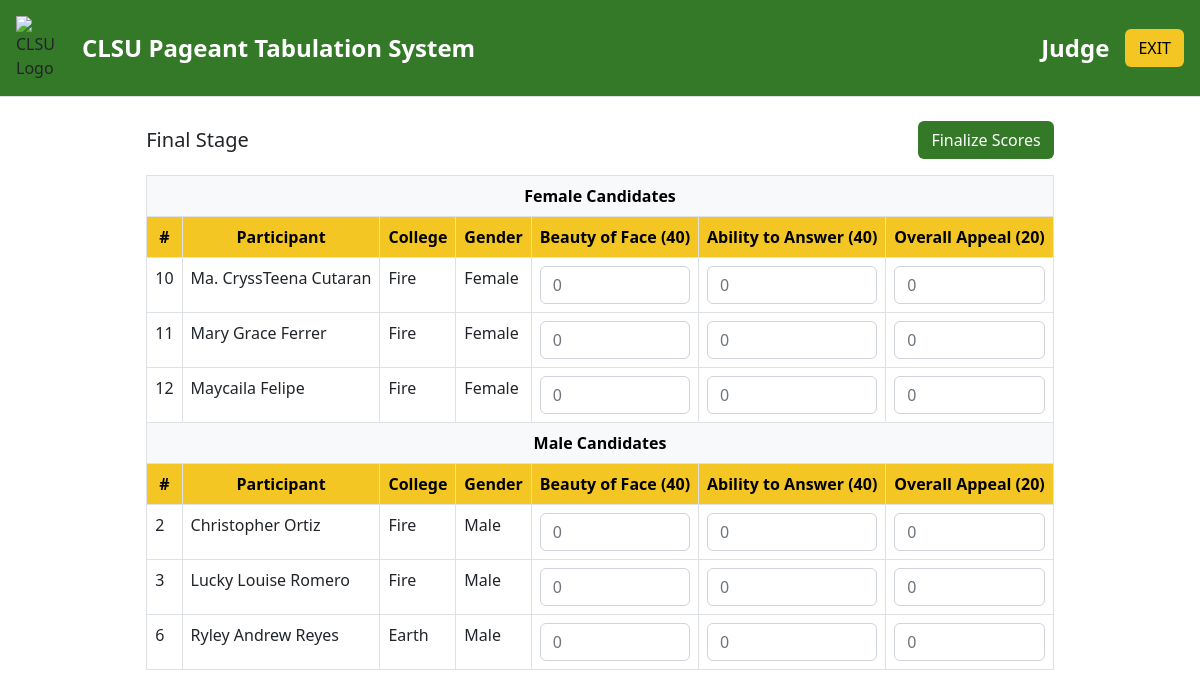
/pages/final.php, run on the app's committed database.
### tables this page shows
CREATE TABLE `finalparticipants` (
  `participant_id` int(11) NOT NULL,
  `participant_num` int(11) NOT NULL,
  `participant_name` varchar(255) NOT NULL,
  `gender` varchar(50) NOT NULL,
  `college` varchar(255) NOT NULL,
  `participant_img_name` varchar(100) NOT NULL DEFAULT 'tmp_candidate.jpg'
);

### pages/final.php (the view, shortened to what this page needs)
<?php
$host = 'localhost';
$dbname = 'tabulation';
$username = 'root';
$password = '';
$port = '3306';
try {
    $pdo = new PDO("mysql:host=$host;port=$port;dbname=$dbname", $username, $password);
    $pdo->setAttribute(PDO::ATTR_ERRMODE, PDO::ERRMODE_EXCEPTION);
} catch (PDOException $e) {
    die("Could not connect to the database $dbname :" . $e->getMessage());
}
$top_participants = $pdo->query("SELECT * FROM finalparticipants ORDER BY gender ASC")->fetchAll(PDO::FETCH_ASSOC);
$scores_by_participant = [];
?>
<!DOCTYPE html>
<html lang="en">
<head>
  <link rel="stylesheet" href="../bootstrap/css/bootstrap.min.css">
  <link rel="stylesheet" href="../designss.css">
  <link rel="stylesheet" href="https://cdnjs.cloudflare.com/ajax/libs/font-awesome/6.6.0/css/all.min.css" />
</head>
<body>
  <div class="d-flex align-items-center justify-content-between py-3 px-3 border-bottom head">
    <div class="d-flex align-items-center">
      <img src="../assets/logo.png" alt="CLSU Logo" class="imgLogo me-3">
      <h2 class="headTitle mb-0">CLSU Pageant Tabulation System</h2>
    </div>
    <div class="d-flex align-items-center">
      <h2 class="text-center mb-0 me-3 headTitle">Judge <?= $_SESSION['judge_id'] ?></h2>
      <form action="logout.php" method="post">
        <button class="btn headButton" name="logout" type="submit">
          EXIT
        </button>
      </form>
    </div>
  </div>
  <div class="container mt-4">
    <form method="post">
      <div class="d-flex flex-row justify-content-around">
        <div>
          <div class="d-flex flex-row justify-content-between align-items-center pb-3">
            <h5 class="mb-0">Final Stage</h5>
            <button type="button" class="buttonColor btn" data-bs-toggle="modal" data-bs-target="#submitModal">Finalize Scores</button>
          </div>
          <table class="table table-bordered table-hover">
            <thead class="tableHead1 text-center">
              <tr>
                <td colspan="8" class="text-center fw-bold bg-light">Female Candidates</td>
              </tr>
              <tr>
                <th>#</th>
                <th>Participant</th>
                <th>College</th>
                <th>Gender</th>
                <th>Beauty of Face (40)</th>
                <th>Ability to Answer (40)</th>
                <th>Overall Appeal (20)</th>
              </tr>
            </thead>
            <tbody class="tableBody">
              <?php
              $last_gender = '';
              foreach ($top_participants as $participant):
                if ($last_gender !== '' && $last_gender !== $participant['gender']): ?>
                  <thead class="tableHead1 text-center">
                    <tr>
                      <td colspan="8" class="text-center fw-bold bg-light">Male Candidates</td>
                    </tr>
                    <tr>
                      <th>#</th>
                      <th>Participant</th>
                      <th>College</th>
                      <th>Gender</th>
                      <th>Beauty of Face (40)</th>
                      <th>Ability to Answer (40)</th>
                      <th>Overall Appeal (20)</th>
                    </tr>
                  </thead>
                <?php endif;
                $last_gender = $participant['gender'];
                ?>
                <tr class="tableRow">
                  <td><?= htmlspecialchars($participant['participant_num']) ?></td>
                  <td><?= htmlspecialchars($participant['participant_name']) ?></td>
                  <td><?= htmlspecialchars($participant['college']) ?></td>
                  <td><?= htmlspecialchars($participant['gender']) ?></td>
                  <td>
                    <input type="number" class="form-control" name="scores[<?= $participant['participant_id'] ?>][5]" min="1" max="40"
                      value="<?= isset($scores_by_participant[$participant['participant_id']][5]) ? $scores_by_participant[$participant['participant_id']][5] : '' ?>" placeholder="0" step="1">
                  </td>
                  <td>
                    <input type="number" class="form-control" name="scores[<?= $participant['participant_id'] ?>][7]" min="1" max="40"
                      value="<?= isset($scores_by_participant[$participant['participant_id']][7]) ? $scores_by_participant[$participant['participant_id']][7] : '' ?>" placeholder="0" step="1">
                  </td>
                  <td>
                    <input type="number" class="form-control" name="scores[<?= $participant['participant_id'] ?>][8]" min="1" max="20"
                      value="<?= isset($scores_by_participant[$participant['participant_id']][8]) ? $scores_by_participant[$participant['participant_id']][8] : '' ?>" placeholder="0" step="1">
                  </td>
                </tr>
              <?php endforeach; ?>
            </tbody>
          </table>
        </div>
      </div>
    </form>
  </div>
</body>
</html>

### designss.css (style rules this page uses)
.tableHead1 { background-color: #F3C623; color: black; }
.buttonColor { background-color: #347928; color: white; }
.head { background-color: #347928; }
.imgLogo { width: 50px; height: auto; }
.headTitle { font-size: 1.5rem; font-weight: 600; color: white; }
.border-bottom { border-color: #e0e0e0; }
.headButton { background-color: #F3C623; color: black; }

### data on the page
finalparticipants: participant_num "10", participant_name "Ma. CryssTeena Cutaran", college "Fire", gender "Female"
finalparticipants: participant_num "11", participant_name "Mary Grace Ferrer", college "Fire", gender "Female"
finalparticipants: participant_num "12", participant_name "Maycaila Felipe", college "Fire", gender "Female"
finalparticipants: shows "Male Candidates", participant_num "2", participant_name "Christopher Ortiz", college "Fire", gender "Male"
finalparticipants: participant_num "3", participant_name "Lucky Louise Romero", college "Fire", gender "Male"
finalparticipants: participant_num "6", participant_name "Ryley Andrew Reyes", college "Earth", gender "Male"
